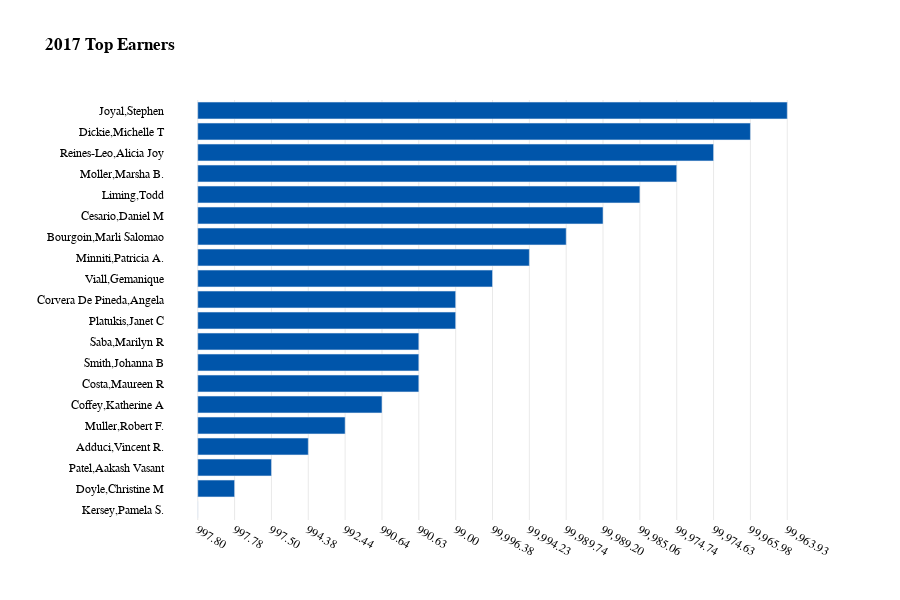

The code cell stored with this chart in its notebook:
### Code cell
# did the above thing but useing plotly

# did the same thing as top18_20 in plotly


fig = px.bar(top17_20, x='TOTAL EARNINGS', y='NAME', color='NAME', orientation='h', title='<b>2017 Top Earners<b>', color_discrete_sequence=color_list)




fig.update_layout(xaxis_title='', yaxis_title='')

#change the bar in a descending order
fig.update_layout(showlegend=False)
fig.update_layout(font_family="GT America Bold")
# change the frount of thing other than title to GT-America-Standard-regular

fig.update_layout(font=dict(family="GT America", size=12, color="#000000"))

# increase the hight of the plot
fig.update_layout(height=600)

# make the background color to be transparent 
fig.update_layout(plot_bgcolor='rgba(0,0,0,0)')
fig.update_xaxes(showgrid=True, gridwidth=0.5, gridcolor='LightGray')
fig.update_layout(yaxis={'categoryorder':'total ascending'})
fig.update_layout(showlegend=False)
fig.show()

### Figure 1 — Plotly figure (JSON) as saved in the notebook; plotly's stock layout.template omitted (floating-point values rounded to 4 significant figures)
{"data": [{"alignmentgroup": "True", "hovertemplate": "NAME=%{y}<br>TOTAL EARNINGS=%{x}<extra></extra>", "legendgroup": "Kersey,Pamela S.", "marker": {"color": "#0055aa", "pattern": {"shape": ""}}, "name": "Kersey,Pamela S.", "offsetgroup": "Kersey,Pamela S.", "orientation": "h", "showlegend": true, "textposition": "auto", "type": "bar", "x": ["997.80 "], "xaxis": "x", "y": ["Kersey,Pamela S."], "yaxis": "y"}, {"alignmentgroup": "True", "hovertemplate": "NAME=%{y}<br>TOTAL EARNINGS=%{x}<extra></extra>", "legendgroup": "Doyle,Christine M", "marker": {"color": "#0055aa", "pattern": {"shape": ""}}, "name": "Doyle,Christine M", "offsetgroup": "Doyle,Christine M", "orientation": "h", "showlegend": true, "textposition": "auto", "type": "bar", "x": ["997.78 "], "xaxis": "x", "y": ["Doyle,Christine M"], "yaxis": "y"}, {"alignmentgroup": "True", "hovertemplate": "NAME=%{y}<br>TOTAL EARNINGS=%{x}<extra></extra>", "legendgroup": "Patel,Aakash Vasant", "marker": {"color": "#0055aa", "pattern": {"shape": ""}}, "name": "Patel,Aakash Vasant", "offsetgroup": "Patel,Aakash Vasant", "orientation": "h", "showlegend": true, "textposition": "auto", "type": "bar", "x": ["997.50 "], "xaxis": "x", "y": ["Patel,Aakash Vasant"], "yaxis": "y"}, {"alignmentgroup": "True", "hovertemplate": "NAME=%{y}<br>TOTAL EARNINGS=%{x}<extra></extra>", "legendgroup": "Adduci,Vincent R.", "marker": {"color": "#0055aa", "pattern": {"shape": ""}}, "name": "Adduci,Vincent R.", "offsetgroup": "Adduci,Vincent R.", "orientation": "h", "showlegend": true, "textposition": "auto", "type": "bar", "x": ["994.38 "], "xaxis": "x", "y": ["Adduci,Vincent R."], "yaxis": "y"}, {"alignmentgroup": "True", "hovertemplate": "NAME=%{y}<br>TOTAL EARNINGS=%{x}<extra></extra>", "legendgroup": "Muller,Robert F.", "marker": {"color": "#0055aa", "pattern": {"shape": ""}}, "name": "Muller,Robert F.", "offsetgroup": "Muller,Robert F.", "orientation": "h", "showlegend": true, "textposition": "auto", "type": "bar", "x": ["992.44 "], "xaxis": "x", "y": ["Muller,Robert F."], "yaxis": "y"}, {"alignmentgroup": "True", "hovertemplate": "NAME=%{y}<br>TOTAL EARNINGS=%{x}<extra></extra>", "legendgroup": "Coffey,Katherine A", "marker": {"color": "#0055aa", "pattern": {"shape": ""}}, "name": "Coffey,Katherine A", "offsetgroup": "Coffey,Katherine A", "orientation": "h", "showlegend": true, "textposition": "auto", "type": "bar", "x": ["990.64 "], "xaxis": "x", "y": ["Coffey,Katherine A"], "yaxis": "y"}, {"alignmentgroup": "True", "hovertemplate": "NAME=%{y}<br>TOTAL EARNINGS=%{x}<extra></extra>", "legendgroup": "Costa,Maureen R", "marker": {"color": "#0055aa", "pattern": {"shape": ""}}, "name": "Costa,Maureen R", "offsetgroup": "Costa,Maureen R", "orientation": "h", "showlegend": true, "textposition": "auto", "type": "bar", "x": ["990.63 "], "xaxis": "x", "y": ["Costa,Maureen R"], "yaxis": "y"}, {"alignmentgroup": "True", "hovertemplate": "NAME=%{y}<br>TOTAL EARNINGS=%{x}<extra></extra>", "legendgroup": "Smith,Johanna B", "marker": {"color": "#0055aa", "pattern": {"shape": ""}}, "name": "Smith,Johanna B", "offsetgroup": "Smith,Johanna B", "orientation": "h", "showlegend": true, "textposition": "auto", "type": "bar", "x": ["990.63 "], "xaxis": "x", "y": ["Smith,Johanna B"], "yaxis": "y"}, {"alignmentgroup": "True", "hovertemplate": "NAME=%{y}<br>TOTAL EARNINGS=%{x}<extra></extra>", "legendgroup": "Saba,Marilyn R", "marker": {"color": "#0055aa", "pattern": {"shape": ""}}, "name": "Saba,Marilyn R", "offsetgroup": "Saba,Marilyn R", "orientation": "h", "showlegend": true, "textposition": "auto", "type": "bar", "x": ["990.63 "], "xaxis": "x", "y": ["Saba,Marilyn R"], "yaxis": "y"}, {"alignmentgroup": "True", "hovertemplate": "NAME=%{y}<br>TOTAL EARNINGS=%{x}<extra></extra>", "legendgroup": "Platukis,Janet C", "marker": {"color": "#0055aa", "pattern": {"shape": ""}}, "name": "Platukis,Janet C", "offsetgroup": "Platukis,Janet C", "orientation": "h", "showlegend": true, "textposition": "auto", "type": "bar", "x": ["99.00 "], "xaxis": "x", "y": ["Platukis,Janet C"], "yaxis": "y"}, {"alignmentgroup": "True", "hovertemplate": "NAME=%{y}<br>TOTAL EARNINGS=%{x}<extra></extra>", "legendgroup": "Corvera De Pineda,Angela", "marker": {"color": "#0055aa", "pattern": {"shape": ""}}, "name": "Corvera De Pineda,Angela", "offsetgroup": "Corvera De Pineda,Angela", "orientation": "h", "showlegend": true, "textposition": "auto", "type": "bar", "x": ["99.00 "], "xaxis": "x", "y": ["Corvera De Pineda,Angela"], "yaxis": "y"}, {"alignmentgroup": "True", "hovertemplate": "NAME=%{y}<br>TOTAL EARNINGS=%{x}<extra></extra>", "legendgroup": "Viall,Gemanique", "marker": {"color": "#0055aa", "pattern": {"shape": ""}}, "name": "Viall,Gemanique", "offsetgroup": "Viall,Gemanique", "orientation": "h", "showlegend": true, "textposition": "auto", "type": "bar", "x": ["99,996.38 "], "xaxis": "x", "y": ["Viall,Gemanique"], "yaxis": "y"}, {"alignmentgroup": "True", "hovertemplate": "NAME=%{y}<br>TOTAL EARNINGS=%{x}<extra></extra>", "legendgroup": "Minniti,Patricia A.", "marker": {"color": "#0055aa", "pattern": {"shape": ""}}, "name": "Minniti,Patricia A.", "offsetgroup": "Minniti,Patricia A.", "orientation": "h", "showlegend": true, "textposition": "auto", "type": "bar", "x": ["99,994.23 "], "xaxis": "x", "y": ["Minniti,Patricia A."], "yaxis": "y"}, {"alignmentgroup": "True", "hovertemplate": "NAME=%{y}<br>TOTAL EARNINGS=%{x}<extra></extra>", "legendgroup": "Bourgoin,Marli Salomao", "marker": {"color": "#0055aa", "pattern": {"shape": ""}}, "name": "Bourgoin,Marli Salomao", "offsetgroup": "Bourgoin,Marli Salomao", "orientation": "h", "showlegend": true, "textposition": "auto", "type": "bar", "x": ["99,989.74 "], "xaxis": "x", "y": ["Bourgoin,Marli Salomao"], "yaxis": "y"}, {"alignmentgroup": "True", "hovertemplate": "NAME=%{y}<br>TOTAL EARNINGS=%{x}<extra></extra>", "legendgroup": "Cesario,Daniel M", "marker": {"color": "#0055aa", "pattern": {"shape": ""}}, "name": "Cesario,Daniel M", "offsetgroup": "Cesario,Daniel M", "orientation": "h", "showlegend": true, "textposition": "auto", "type": "bar", "x": ["99,989.20 "], "xaxis": "x", "y": ["Cesario,Daniel M"], "yaxis": "y"}, {"alignmentgroup": "True", "hovertemplate": "NAME=%{y}<br>TOTAL EARNINGS=%{x}<extra></extra>", "legendgroup": "Liming,Todd", "marker": {"color": "#0055aa", "pattern": {"shape": ""}}, "name": "Liming,Todd", "offsetgroup": "Liming,Todd", "orientation": "h", "showlegend": true, "textposition": "auto", "type": "bar", "x": ["99,985.06 "], "xaxis": "x", "y": ["Liming,Todd"], "yaxis": "y"}, {"alignmentgroup": "True", "hovertemplate": "NAME=%{y}<br>TOTAL EARNINGS=%{x}<extra></extra>", "legendgroup": "Moller,Marsha B.", "marker": {"color": "#0055aa", "pattern": {"shape": ""}}, "name": "Moller,Marsha B.", "offsetgroup": "Moller,Marsha B.", "orientation": "h", "showlegend": true, "textposition": "auto", "type": "bar", "x": ["99,974.74 "], "xaxis": "x", "y": ["Moller,Marsha B."], "yaxis": "y"}, {"alignmentgroup": "True", "hovertemplate": "NAME=%{y}<br>TOTAL EARNINGS=%{x}<extra></extra>", "legendgroup": "Reines-Leo,Alicia Joy", "marker": {"color": "#0055aa", "pattern": {"shape": ""}}, "name": "Reines-Leo,Alicia Joy", "offsetgroup": "Reines-Leo,Alicia Joy", "orientation": "h", "showlegend": true, "textposition": "auto", "type": "bar", "x": ["99,974.63 "], "xaxis": "x", "y": ["Reines-Leo,Alicia Joy"], "yaxis": "y"}, {"alignmentgroup": "True", "hovertemplate": "NAME=%{y}<br>TOTAL EARNINGS=%{x}<extra></extra>", "legendgroup": "Dickie,Michelle T", "marker": {"color": "#0055aa", "pattern": {"shape": ""}}, "name": "Dickie,Michelle T", "offsetgroup": "Dickie,Michelle T", "orientation": "h", "showlegend": true, "textposition": "auto", "type": "bar", "x": ["99,965.98 "], "xaxis": "x", "y": ["Dickie,Michelle T"], "yaxis": "y"}, {"alignmentgroup": "True", "hovertemplate": "NAME=%{y}<br>TOTAL EARNINGS=%{x}<extra></extra>", "legendgroup": "Joyal,Stephen", "marker": {"color": "#0055aa", "pattern": {"shape": ""}}, "name": "Joyal,Stephen", "offsetgroup": "Joyal,Stephen", "orientation": "h", "showlegend": true, "textposition": "auto", "type": "bar", "x": ["99,963.93 "], "xaxis": "x", "y": ["Joyal,Stephen"], "yaxis": "y"}], "layout": {"barmode": "relative", "font": {"color": "#000000", "family": "GT America", "size": 12}, "height": 600, "legend": {"title": {"text": "NAME"}, "tracegroupgap": 0}, "plot_bgcolor": "rgba(0,0,0,0)", "showlegend": false, "title": {"text": "<b>2017 Top Earners<b>"}, "xaxis": {"anchor": "y", "domain": [0, 1], "gridcolor": "LightGray", "gridwidth": 0.5, "showgrid": true, "title": {"text": ""}}, "yaxis": {"anchor": "x", "categoryarray": ["Joyal,Stephen", "Dickie,Michelle T", "Reines-Leo,Alicia Joy", "Moller,Marsha B.", "Liming,Todd", "Cesario,Daniel M", "Bourgoin,Marli Salomao", "Minniti,Patricia A.", "Viall,Gemanique", "Corvera De Pineda,Angela", "Platukis,Janet C", "Saba,Marilyn R", "Smith,Johanna B", "Costa,Maureen R", "Coffey,Katherine A", "Muller,Robert F.", "Adduci,Vincent R.", "Patel,Aakash Vasant", "Doyle,Christine M", "Kersey,Pamela S."], "categoryorder": "total ascending", "domain": [0, 1], "title": {"text": ""}}}}
